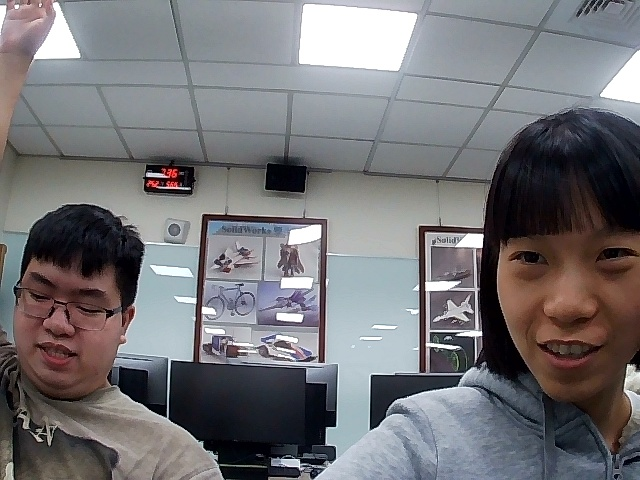
#> input picture photo.jpg, 640 x 480 px
$ python ImageProcess.py   (older library calls are emulated)
#> lines starting #> are read from the running program, lines starting #| are printed output that depends on the picture
import cv2

src = cv2.imread("photo.jpg")
#> src is the input picture: shape (480, 640, 3); mean B, G, R 118.2, 115.1, 116.1
dstx = cv2.Sobel(src,cv2.CV_32F,1,0)
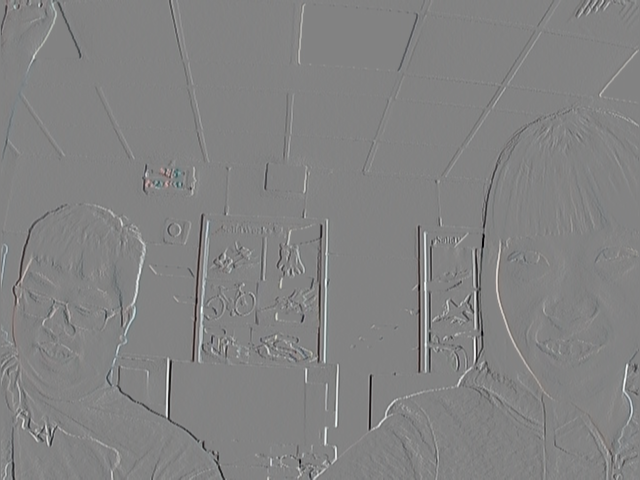
#> dstx: shape (480, 640, 3) float32; mean B, G, R 0, -0.1, -0.1; drawn with min black and max white
dsty = cv2.Sobel(src,cv2.CV_32F,0,1)
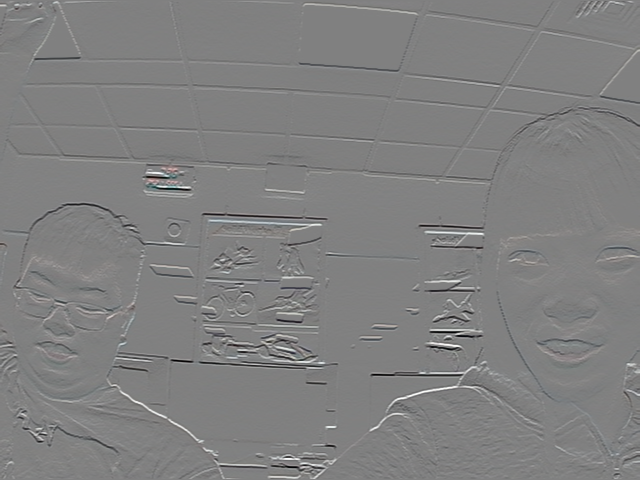
#> dsty: shape (480, 640, 3) float32; mean B, G, R -0.5, -0.5, -0.5; drawn with min black and max white
dstx = cv2.convertScaleAbs(dstx)
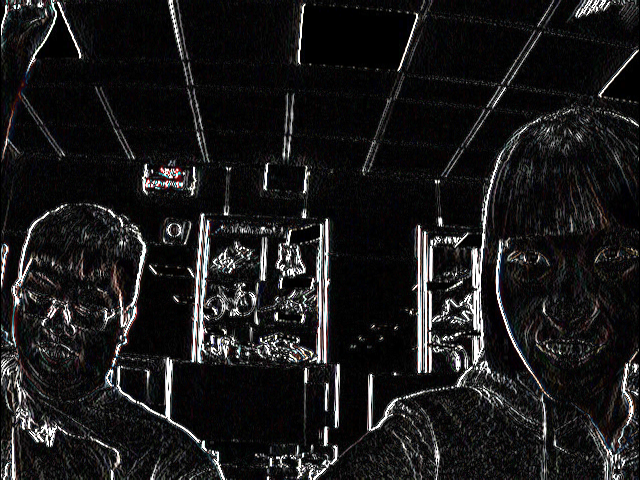
#> dstx: shape (480, 640, 3); mean B, G, R 26.8, 26.4, 27.1
dsty = cv2.convertScaleAbs(dsty)
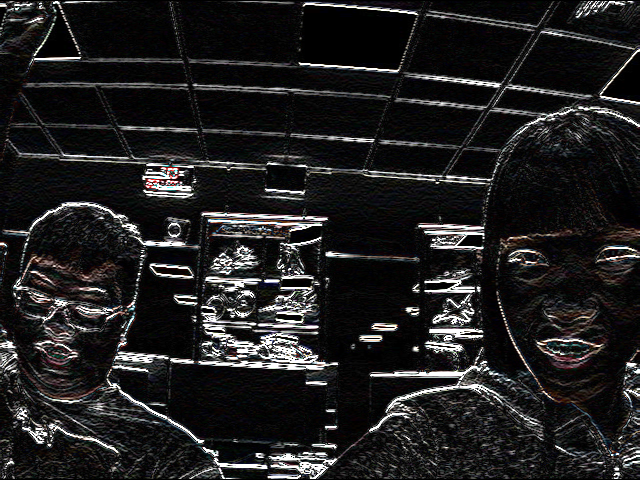
#> dsty: shape (480, 640, 3); mean B, G, R 32.6, 32.3, 33
dst = cv2.addWeighted(dstx,0.5,dsty,0.5,0)
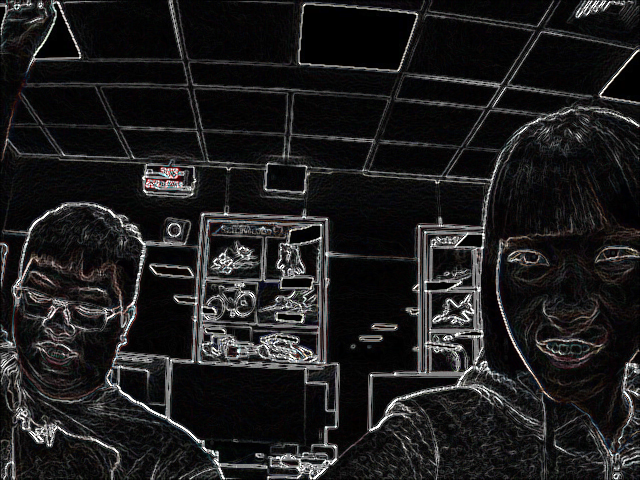
#> dst: shape (480, 640, 3); mean B, G, R 29.7, 29.3, 30
cv2.imshow("Src",src)
cv2.imshow("Dstx",dstx)
cv2.imshow("Dsty",dsty)
cv2.imshow("Dst",dst)
#> (the run stopped early here; a loop or call above may not have finished)
